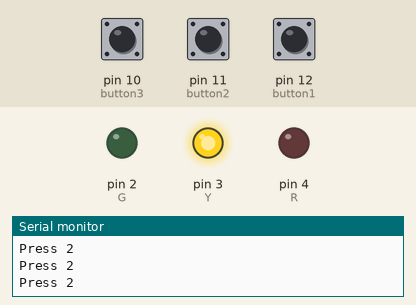
This sketch was run on a simulated Arduino Uno, built with avr-gcc and run on an emulated ATmega328P. On the bench: output pins drawn as LEDs (lit = HIGH), the last lines printed to the serial monitor. The inputs (shaded band) are chosen by the test bench; at power-on: pin 10 (button3) HIGH, pin 12 (button1) LOW, pin 11 (button2) LOW.

Above: at 1.2 s.
1.3 s: pin 10 (button3) pulled LOW for 0.15 s
At 1.7 s:
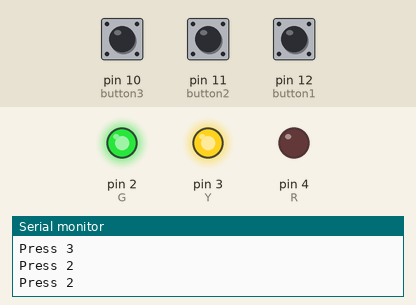
4.4 s: pin 12 (button1) pulled HIGH for 0.15 s
At 4.7 s:
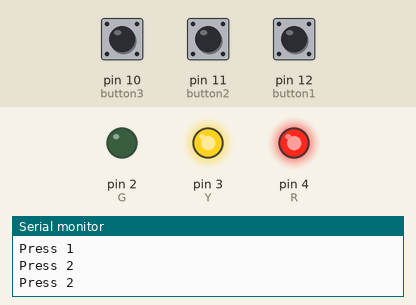
6.0 s: pin 11 (button2) pulled HIGH for 3.2 s
At 9.1 s:
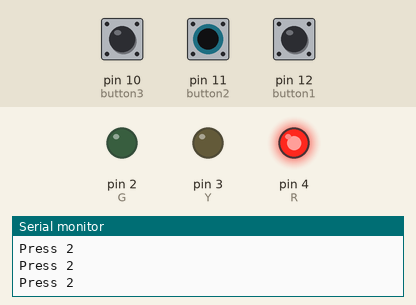
10.7 s: pin 10 (button3) pulled LOW for 1 s
At 11.3 s:
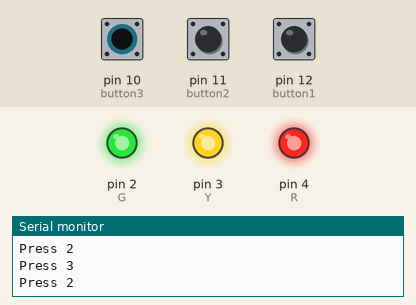
14.7 s: pin 10 (button3) pulled LOW for 3.2 s
19.4 s: pin 12 (button1) pulled HIGH for 1 s
At 21.5 s:
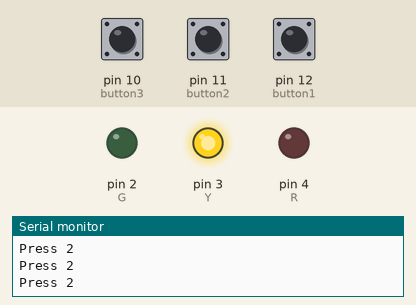
Timing chart, 0 to 23.0 s (numbered marks = the images above; inputs shaded):
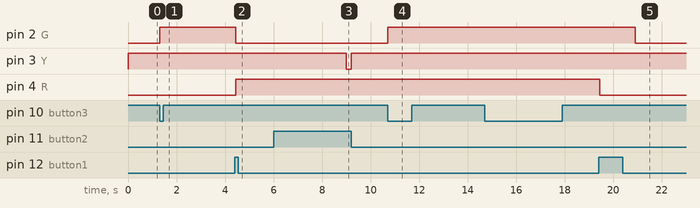

The sketch:

SwitchFunction.ino
```cpp
#define button1 12
#define button2 11
#define button3 10
#define R 4
#define Y 3
#define G 2

unsigned long past1 = 0;
unsigned long past2 = 0;
unsigned long past3 = 0;

unsigned long last1 = 0;
unsigned long last2 = 0;
unsigned long last3 = 0;

int LastButton1=0;
int LastButton2=0;
int LastButton3=0;

int S1;
int S2;
int S3;

int Button1=0;
int Button2=0;
int Button3=0;

int RED = LOW;
int YELLOW = LOW;
int GREEN = LOW;

const long interval1 = 50; //R
const long interval2 = 3000; //Y
const long interval3 = 3000; //G

void LightOnOff(int,int,int);
void RedLight(int);
void YellowLight(int);
void GreenLight(int);

int Input1(int);
int Input2(int);
int Input3(int);

unsigned long now;

void setup() {
  Serial.begin(9600);
  pinMode(button1,INPUT);//DOWN
  pinMode(button2,INPUT);//UP
  pinMode(button3,INPUT_PULLUP);//INTERNAL
  pinMode(R,OUTPUT);
  pinMode(Y,OUTPUT);
  pinMode(G,OUTPUT);

}

void loop() {
  S1 = digitalRead(button1);
  S2 = digitalRead(button2);
  S3 = digitalRead(button3);
  now = millis();

  LightOnOff(Input1(S1),Input2(S2),Input3(S3));

}

int Input1(int x){
  if(x==1 && now - last1 >= 200){
    Serial.println("Press 1");
    last1 = now;
  }
  return x;
}
int Input2(int x){
  if(x==0 && now - last2 >= 200){
    Serial.println("Press 2");
    last2 = now;
  }
  return x;
}
int Input3(int x){
  if(x==0 && now - last3 >= 200){
    Serial.println("Press 3");
    last3 = now;
  }
  return x;
}


void LightOnOff(int red,int yellow,int green){
    RedLight(red);
    YellowLight(yellow);
    GreenLight(green);
}

void RedLight(int x){

   if(x != LastButton1){
      past1=now;
   }
   if(now - past1>=interval1){

        if(x != Button1){
          Button1 = x;

              if(Button1 == HIGH){
                RED = !RED;
              }
        }
   }
   digitalWrite(R, RED);
   LastButton1=x;

}

void YellowLight(int x){

   if(x == LOW){

      YELLOW = HIGH;

      past2=now;
   }
   if(now - past2>=interval2){
      YELLOW = LOW;
   }
   digitalWrite(Y, YELLOW);

}

void GreenLight(int x){

   if(x == LOW){
      GREEN = HIGH;
      past3=now;
   }
   if(now - past3>=interval3){
      GREEN = LOW;
   }
   digitalWrite(G, GREEN);
}
```

Measured:
- after the input at 1.3 s, pin 2 (G): LOW → HIGH at once
- after the input at 4.4 s, pin 4 (R): LOW → HIGH after 0.05 s
- after the input at 6.0 s, pin 3 (Y): HIGH → LOW after 3.0 s, → HIGH 0.20 s later
- after the input at 10.7 s, pin 2 (G): LOW → HIGH at once
- after the input at 19.4 s, pin 4 (R): HIGH → LOW after 0.05 s
